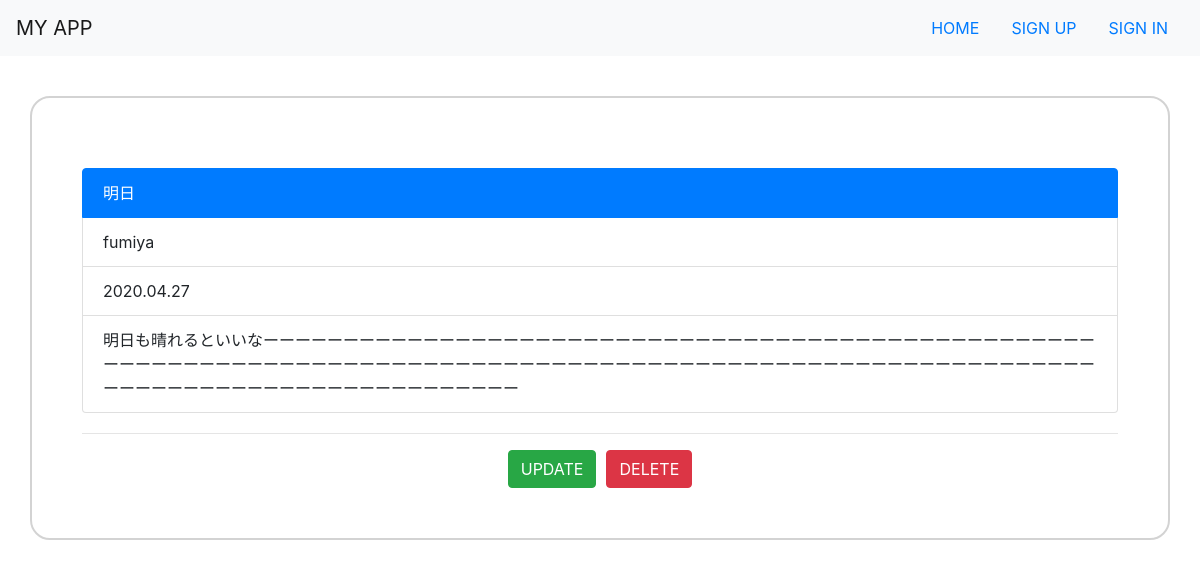
The app's page /post/2/ with its own data.
### blog/models.py (models this page shows, shortened)
class Post(models.Model):
    title = models.CharField(max_length=100)
    content = models.TextField()
    author = models.ForeignKey(User, on_delete=models.CASCADE)
    date_posted = models.DateTimeField(default=timezone.now)

### blog/views.py (the view)
# urls.py: path('post/<int:pk>/', views.PostDetailView.as_view(), name='post-detail'),
class PostDetailView(DetailView):
    model = Post

### blog/templates/blog/post_detail.html
{% extends 'account/base.html' %}
{% block body %}
<div class="container">
    <ul class="list-group">
        <li class="list-group-item active">{{ object.title }}</li>
        <li class="list-group-item">{{ object.author }}</li>
        <li class="list-group-item">{{ object.date_posted|date:'Y.m.d' }}</li>
        <li class="list-group-item">{{ object.content }}</li>
    </ul>
    <hr>
    <div class="d-flex justify-content-center">
        <form action="{% url 'post-update' post.id %}">
            <button type="submit" class="btn btn-success slide">UPDATE</button>
        </form>
        <form action="{% url 'post-delete' post.id %}">
            <button type="submit" class="btn btn-danger slide">DELETE</button>
        </form>
    </div>
</div>
{% endblock body %}

### static/css/styles.css (style rules this page uses)
.container { margin: 40px auto; padding: 50px ; border: solid 2px lightgray ; border-radius: 20px; }
.list-group { margin: 20px auto ; }
form { margin: 0 5px ; }

### records on screen
Post: title "明日", author "fumiya", date_posted "2020.04.27", content "明日も晴れるといいなーーーーーーーーーーーーーーーーーーーーーーーーーーーーーーーーーーーーーーーーーーーーーーーーーーーーーーーーーーーーーーーーーーーーーーーーーーーーーーーーーーーーーーーーーーーーーーーーーーーーーーーーーーーーーーーーーーーーーーーーーーーーーーーーーーーーーーーーーーーー"
